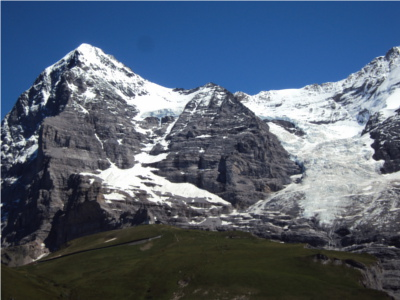
#> input picture Camera-360-Degree-EC2/rpi/image_files/H1.JPG, 400 x 300 px, given in place of L1.jpg, which was not available
$ python main.py   (Python 2 division)
#> lines starting #> are read from the running program, lines starting #| are printed output that depends on the picture; pictures that were not available may be replaced by others from this repository, and a replacement may not be noted
### Computer_local/Panorama/utilsImage.py
import imutils
import cv2
import numpy as np

#from transform import *


def load_image(_img, to_be_domed=False, to_be_fisheye=False, to_be_expanded=False, to_be_diminished=False,
               to_be_diminished_2=False):
    image = cv2.imread(_img, cv2.IMREAD_UNCHANGED)
    #img = imutils.resize(image, height=400)
    img = image;
    img = np.array(img)
    img[img == 0] = 1

    if img.shape[2] == 3:
        # add one more channel to the raw image, now totally 4 channels
        img1 = np.full((img.shape[0], img.shape[1], 4), 255, dtype='uint8')
        img1[:, :, :3] = img
        img = img1

    if to_be_domed:
        img = to_dome_2(img, 0.8, 0.2)

    if to_be_fisheye:
        img = to_fish_eye(img, 0.3)

    if to_be_expanded:
        img = to_expand(img, 1.5)

    if to_be_diminished:
        img = to_diminish(img, 1.6)

    if to_be_diminished_2:
        img = to_diminish_2(img, 0.7)

    return img

### Computer_local/Panorama/panorama.py
'''This program does stitch images, from left to right, gradually'''
import numpy as np
import imutils
import cv2
import os
from os import listdir, mkdir
from os.path import isfile, join, exists
import sys
#from utilsImage import load_image
#from transform import *
import math

import datetime

'''Each time when stitch 2 image_files, we should initialize
a new of object of class Stitcher'''

def to_spherical(img, fcl):
        rows, cols = img.shape[:2]
        print ('rows, cols:', rows, cols)

        x_mid = int(cols / 2)
        y_mid = int(rows / 2)
        s = fcl
        result = np.zeros((rows, cols, 4), dtype='uint8')

        for y in range(rows):
            y_mirror = y - y_mid
            for x in range(cols):
                x_mirror = x - x_mid
                x_ = int(s * math.atan2(x_mirror, fcl))
                y_ = int(s * math.atan2(y_mirror, math.sqrt(x_mirror * x_mirror + fcl * fcl)))
                result[y_ + y_mid, x_ + x_mid] = img[y, x]

        return result

class Stitcher:
    '''This init function does nothing but
    enumerate all the attributes we will use
    '''

    def __init__(self):

        '''image on the left'''
        self.image_left = None
        '''original position of the keypoints of the left image'''
        self.l_ori_kps = None
        '''position of the left image's keypoints after bent out of shape
        (the degree of bending is l_deg)'''
        self.l_kps = None
        '''descriptors of the corresponding keypoints'''
        self.l_features = None
        '''degree of bending (the focal length)'''
        self.l_deg = None
        '''The indexes of the left image's keypoints in matches'''
        self.l_pts = None

        '''Same as above, except this is for the right image'''
        self.image_right = None
        self.r_ori_kps = None
        self.r_kps = None
        self.r_features = None
        self.r_pts = None

        '''Homography matrix for stitching image_files'''
        self.homo = None
        '''The matches of keypoints in 2 image_files'''
        self.matches = None
        '''Status of the matches'''
        self.status = None

        '''This attribute contains the best result so far when loop'''
        self.coolest = None

    '''Main function, do stitch 2 image_files'''


    def stitch(self, images, ratio=0.6, reprojThresh=4.0, firstTime=False,
               l_ori_kps=None, l_features=None, l_deg=None):

        def getError(self, f1, f2):

            if f1 is not None:
                # print 'f1:', f1
                self.l_kps = self.spherical_calibration(self.image_left.shape[:2], self.l_ori_kps, f1)
            self.l_pts = np.float32([self.l_kps[i] for (i, _) in self.matches])

            self.r_kps = self.spherical_calibration(self.image_right.shape[:2], self.r_ori_kps, f2)
            self.r_pts = np.float32([self.r_kps[i] for (_, i) in self.matches])

            (H, status) = cv2.findHomography(self.r_pts, self.l_pts, cv2.RANSAC,
                                             reprojThresh)

            absH = np.core.abs(np.copy(H))

            error = np.zeros(4)
            error[0] = 0 if absH[0, 1] < 0.02 else np.power((absH[0, 1] - 0.02) / 2000., 2)
            error[1] = 0 if absH[1, 0] < 0.005 else np.power((absH[1, 0] - 0.005) / 1000, 2)
            error[2] = 0 if absH[2, 0] < 0.00001 else np.power(absH[2, 0] - 0.00001, 2)
            error[3] = 0 if absH[2, 1] < 0.0001 else np.power((absH[2, 1] - 0.0001) / 10., 2)

            return (sum(error), H)

        '''unpack the image_files'''
        (self.image_left, self.image_right) = images

        '''if the left image had been processed, take the it's params
        if not, find the keypoint positions and descriptors as normal'''
        if not firstTime:
            self.l_ori_kps = np.copy(l_ori_kps)
            self.l_kps = np.copy(self.l_ori_kps)
            self.l_features = l_features
            self.l_deg = l_deg
        else:
            (kps, features) = self.detectAndDescribe(self.image_left)
            self.l_ori_kps = np.copy(kps)
            self.l_kps = np.copy(kps)
            self.l_features = np.copy(features)

        '''always find the the position and descriptor of keypoints in right image'''
        (kps, features) = self.detectAndDescribe(self.image_right)
        self.r_ori_kps = np.copy(kps)
        self.r_kps = np.copy(kps)
        self.r_features = np.copy(features)

        '''match keypoints of these 2 image_files'''
        matchResult = self.matchKeypoints(self.r_kps, self.l_kps,
                                          self.r_features, self.l_features, ratio, reprojThresh)

        '''if 2 image_files are not matched, just concatenate them and return'''
        if matchResult is None:
            print ('image_files are not match!')
            return np.hstack((self.image_left, self.image_right))

        '''if matched successfully, extract the needed values'''
        (self.matches, H, self.status) = matchResult

        # vis = self.drawMatches(self.image_left, self.image_right, self.l_ori_kps, self.r_ori_kps, self.matches, self.status)
        # cv2.imshow('matches_', vis)

        '''the number of bending degree to try'''
        n_f_try = 20

        '''Format of self.coolest: [error, homo matrix,
        bending degree of the left image, bending degree of the right image'''
        '''Initialize the best result as a very bad result (error = 999)'''
        self.coolest = [999, None, 0, 0]

        '''If firstTime==True, we must bend both of the image_files
        else, we only need to bend the right image'''
        if firstTime:
            '''define the values of focal length we will try'''
            f_to_try = np.linspace(min(images[0].shape[0], images[0].shape[1]),
                                   max(images[0].shape[0], images[0].shape[1]),
                                   n_f_try)
            '''for each value of fcl1, we try some values of fcl2
            that are around fcl1 value'''
            for idx1, fcl1 in enumerate(f_to_try):
                for fcl2 in f_to_try[max(0, idx1 - 3):min(idx1 + 3, n_f_try)]:
                    (now_error, homo) = getError(self, fcl1, fcl2)
                    if now_error < self.coolest[0]:
                        self.coolest = [now_error, homo, fcl1, fcl2]

        else:
            '''In this case, we only try fcl2, since fcl1 is fixed
            The value of fcl2 is expected to be somehow similar
            to fcl1 (which is also known as self.l_deg'''
            f_to_try = np.linspace(self.l_deg * 0.5, self.l_deg * 1.5, n_f_try)
            fcl1 = None
            for fcl2 in f_to_try:
                (now_error, homo) = getError(self, fcl1, fcl2)
                if now_error < self.coolest[0]:
                    self.coolest = [now_error, homo, fcl1, fcl2]

        '''Save the best result'''
        self.best_f = self.coolest[2:]
        self.homo = self.coolest[1]
        '''Keep the image_files not being skew'''
        self.homo[0, 1] = self.homo[1, 0] = self.homo[2, 0] = self.homo[2, 1] = 0

        '''bend the image by their fcl'''
        if firstTime:
            image_left = to_spherical(self.image_left, self.best_f[0])
        else:
            image_left = np.copy(self.image_left)
        image_right = to_spherical(self.image_right, self.best_f[1])

        '''Trim surplus black columns and rows'''
        image_left = self.trimSurplusCols(image_left)
        image_right = self.trimSurplusCols(image_right)

        '''Wrap right image to match left image'''
        image_right_wrapped = cv2.warpPerspective(image_right, self.homo,
                                                  (image_left.shape[1] + int(self.homo[0, 2]),
                                                   image_left.shape[0]),
                                                  borderMode=cv2.BORDER_CONSTANT, borderValue=0)

        '''Paste the 2 image_files into 1, apply some blending tricks'''
        result = self.paste_4(image_left, image_right_wrapped, moved=self.homo[0, 2])
        '''Trim, if necessary'''
        result = self.trimSurplusCols(result)

        '''Since the right image's keypoints are relocated
        when the right image is pasted to the same frame as left image,
        we should update their positions as well'''
        self.r_kps = [[self.r_kps[i][0] + self.homo[0, 2],
                       self.r_kps[i][1] + self.homo[1, 2]]
                      for i in range(len(self.r_kps))]

        '''Return result, and the params we will use when stitch more image'''
        return result, self.r_kps, self.r_features, self.best_f[1]

    '''Calibrate (bend) an image, by using ellipse equation'''

    # [20 lines left out: function ellipse_calibration, not called in this run]

    '''Calibrate (bend) an image, to spherical view
    (kind of like a fisheye effect)'''

    def spherical_calibration(self, shape, kps, fcl):
        rows, cols = shape
        x_mid = int(cols / 2)
        y_mid = int(rows / 2)
        s = fcl

        new_kps = []
        for i in range(len(kps)):
            x, y = kps[i]

            y_mirror = y - y_mid
            x_mirror = x - x_mid

            x_ = int(s * math.atan2(x_mirror, fcl))
            y_ = int(s * math.atan2(y_mirror, math.sqrt(x_mirror * x_mirror + fcl * fcl)))

            new_kps.append([x_ + x_mid, y_ + y_mid])

        return new_kps

    '''Some blending options'''

    # [73 lines left out: functions paste, paste_2, paste_3, not called in this run]

    def paste_4(self, left_img, right_img, moved):
        result = np.copy(right_img)

        blend_min = int(moved)
        blend_max = left_img.shape[1]
        blend_length = float(blend_max - blend_min)

        def diff_to_mid(x):
            return (blend_max - x) / blend_length

        result[:, :blend_min + 1, :] = left_img[:, :blend_min + 1, :]

        for j in range(blend_min, blend_max):
            p = diff_to_mid(j)

            for i in range(left_img.shape[0]):
                if np.array_equal(left_img[i, j, :], [0, 0, 0, 0]):
                    result[i, j, :] = right_img[i, j, :]
                elif np.array_equal(right_img[i, j, :], [0, 0, 0, 0]):
                    result[i, j, :] = left_img[i, j, :]
                else:
                    result[i, j, :] = (left_img[i, j, :] * p + right_img[i, j, :] * (1 - p)).astype('uint8')

        return result

    '''Trim surplus columns'''

    def trimSurplusCols(self, img):

        rows, cols = img.shape[:2]

        for j in range(cols):
            meaningful = np.sum(img[:, j, 0] != 0)

            if meaningful > 0:
                left_from = j
                break

        for j in range(cols - 1, -1, -1):
            meaningful = np.sum(img[:, j, 0] != 0)

            if meaningful > 0:
                right_to = j
                break

        return img[:, left_from:right_to + 1, :]

    '''This function return keypoints'
    locations and descriptors'''

    def detectAndDescribe(self, image):

        '''detect and extract features'''
        descriptor = cv2.xfeatures2d.SIFT_create()
        kps, features = descriptor.detectAndCompute(image, None)

        '''convert the keypoints to array'''
        kps = np.float32([kp.pt for kp in kps])

        return (kps, features)

    '''From 2 sets of keypoints (of 2 image_files), find the matches'''

    def matchKeypoints(self, kpsA, kpsB, featuresA, featuresB, ratio, reprojThresh):
        # compute the raw matches and initialize the list of actual
        # matches
        matcher = cv2.DescriptorMatcher_create("BruteForce")
        rawMatches = matcher.knnMatch(featuresA, featuresB, 2)
        matches = []

        # loop over the raw matches
        for m in rawMatches:
            # ensure the distance is within a certain ratio of each
            # other (i.e. Lowe's ratio test)
            if len(m) == 2 and m[0].distance < m[1].distance * ratio:
                matches.append((m[0].trainIdx, m[0].queryIdx))

        # computing a homography requires at least 4 matches
        if len(matches) > 4:
            # construct the two sets of points
            l_pts = np.float32([kpsA[i] for (_, i) in matches])
            r_pts = np.float32([kpsB[i] for (i, _) in matches])

            # compute the homography between the two sets of points
            (H, status) = cv2.findHomography(l_pts, r_pts, cv2.RANSAC,
                                             reprojThresh)

            # return the matches along with the homograpy matrix
            # and status of each matched point
            return (matches, H, status)

        # otherwise, no homograpy could be computed
        return None

    '''Visualize the matches, use for debugging'''

    # [23 lines left out: function drawMatches, not called in this run]

    '''Visualize the keypoints, also use for debugging'''

    # [8 lines left out: function drawKps, not called in this run]

### Computer_local/Panorama/main.py
import os
import numpy as np
import urllib
import cv2

import datetime
# stitcher
from panorama import Stitcher
from utilsImage import load_image
from transform import *
import math

if __name__ == "__main__":

    input_file_list = "input_data.txt"
    output_file = "stitched.jpg"
    fp = open(input_file_list, 'r')
#> (reads Computer_local/Panorama/input_data.txt from the repository)
    _images = [each.rstrip('\r\n') for each in fp.readlines()]

    begin_time = datetime.datetime.now()


    for x in _images:
        print x

    try:
         images = []
         for _image in _images:
            images.append(load_image(_image))
#> in load_image, image is the input picture: shape (300, 400, 3); mean B, G, R 113.4, 95.7, 82.9

         # Stitch the first two images
         stitcher = Stitcher()
         result, kps, features, deg = stitcher.stitch([images[0], images[1]], firstTime=True)
#> in detectAndDescribe, `kps, features = descriptor.detectAndCompute(image, None)`: kps = 1257 keypoints; strongest (x, y, size): (46, 95, 5.4), (34, 138, 4.3), (72, 87, 5.5), (144, 165, 3.5)
#> in detectAndDescribe, `kps = np.float32([kp.pt for kp in kps])`: kps = 1257 pairs, first value 2.46 to 396.7, second value 43.74 to 296.4
#> in stitch, `self.l_ori_kps = np.copy(kps)`: self.l_ori_kps has the same summary as kps in detectAndDescribe
#> in stitch, `self.l_kps = np.copy(kps)`: self.l_kps has the same summary as kps in detectAndDescribe
#> in detectAndDescribe (call 2), `kps, features = descriptor.detectAndCompute(image, None)`: kps = 1491 keypoints; strongest (x, y, size): (391, 171, 4.1), (394, 148, 4.2), (311, 193, 2.4), (281, 200, 9.1)
#> in stitch, `(kps, features) = self.detectAndDescribe(self.image_right)`: kps = 1491 pairs, first value 2.47 to 396.7, second value 48.04 to 297
#> in stitch, `self.r_ori_kps = np.copy(kps)`: self.r_ori_kps has the same summary as kps
#> in stitch, `self.r_kps = np.copy(kps)`: self.r_kps has the same summary as kps
#> in matchKeypoints, `rawMatches = matcher.knnMatch(featuresA, featuresB, 2)`: rawMatches = 1491 matches
#> after the loop in matchKeypoints, `for m in rawMatches:`: matches = 515 pairs, first value 497 to 1247, second value 10 to 778
#> in matchKeypoints, `l_pts = np.float32([kpsA[i] for (_, i) in matches])`: l_pts = 515 pairs, first value 6.47 to 239.9, second value 89.32 to 294.9
#> in matchKeypoints, `r_pts = np.float32([kpsB[i] for (i, _) in matches])`: r_pts = 515 pairs, first value 157 to 393.4, second value 58.05 to 270.5
#> in matchKeypoints, `(H, status) = cv2.findHomography(l_pts, r_pts, cv2.RANSAC, reprojThresh)`: H = [[0.886, 0.0605, 144.6], [-0.0913, 0.978, -11.89], [-0.000317, 5.86e-05, 1]]; status = 515 values from 1 to 1
#> in stitch, `(self.matches, H, self.status) = matchResult`: self.matches has the same summary as matches in matchKeypoints
#| rows, cols: 300 400
#> after the loop in to_spherical, `for y in range(rows):`:
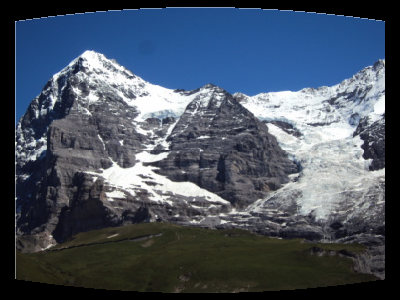
#> result: shape (300, 400, 4); mean B, G, R, A 97.6, 82.8, 72, 217.6
#> call 2 of to_spherical, with fcl = 400
#| rows, cols: 300 400
#> after the loop in to_spherical (call 2), `for y in range(rows):`:
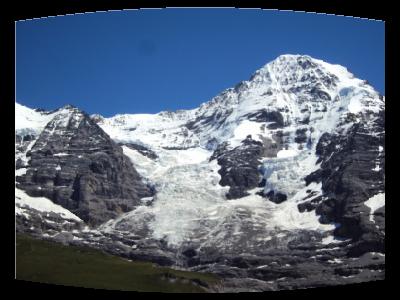
#> result: shape (300, 400, 4); mean B, G, R, A 113.6, 94.7, 81.4, 217.6
#> in trimSurplusCols, `return img[:, left_from:right_to + 1, :]`:
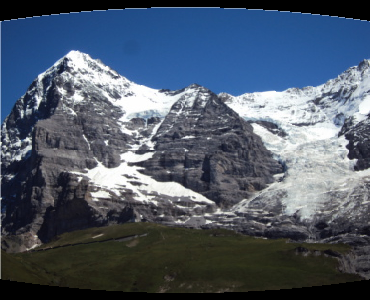
#> returned value: shape (300, 370, 4); mean of channels 0, 1, 2, 3 105.5, 89.5, 77.8, 235.3; drawn as B, G, R
#> in trimSurplusCols (call 2), `return img[:, left_from:right_to + 1, :]`:
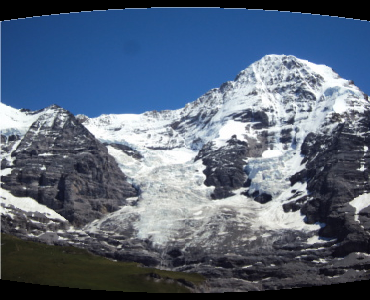
#> returned value: shape (300, 370, 4); mean of channels 0, 1, 2, 3 122.9, 102.4, 88, 235.3; drawn as B, G, R
#> in stitch, `image_right_wrapped = cv2.warpPerspective(image_right, self.homo, (ima..`:
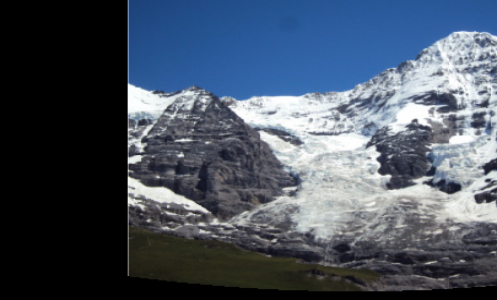
#> image_right_wrapped: shape (300, 497, 4); mean B, G, R, A 97.3, 82.8, 72.2, 181.6
#> in paste_4, `result[:, :blend_min + 1, :] = left_img[:, :blend_min + 1, :]`:
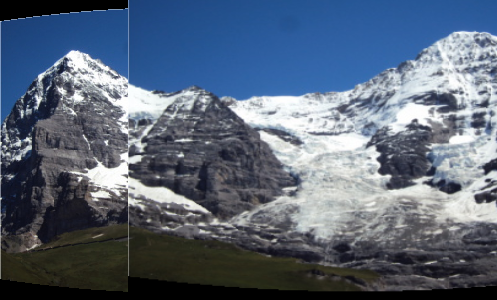
#> result: shape (300, 497, 4); mean B, G, R, A 120.1, 101.9, 89, 241.2
#> after the loop in paste_4, `for j in range(blend_min, blend_max):`:
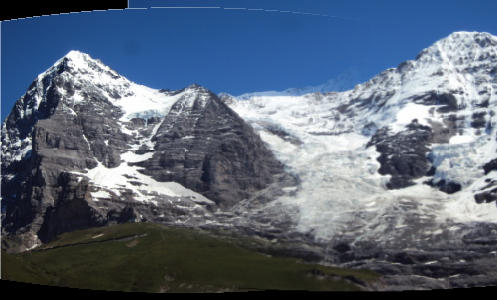
#> result: shape (300, 497, 4); mean B, G, R, A 120.5, 102.7, 89.9, 243.2

         # stitch the result image with the image with idx until stiching all images in the array
         for idx in range(2, len(images)):
                stitcher = Stitcher()
                result, kps, features, deg = stitcher.stitch([result, images[idx]],
                                                     firstTime=False, l_ori_kps=kps,
                                                     l_features=features, l_deg=deg)
#> this loop made 0 passes

         cv2.imwrite(output_file, result)

    except Exception as e:
        print(e)

    print 'Elapsed time:', datetime.datetime.now() - begin_time
